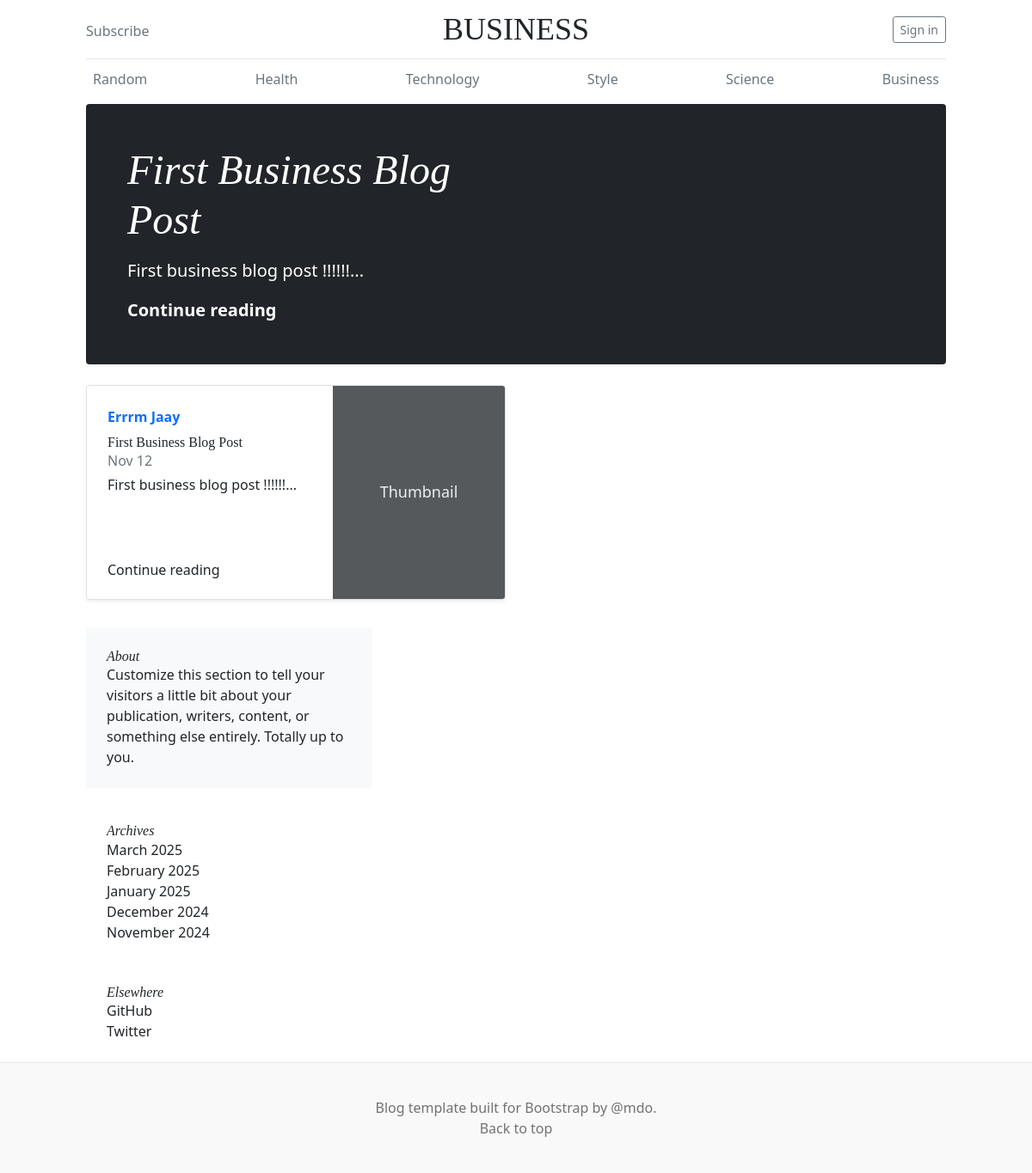
Screenshot of /business with the database file from the repository.
### blog_app/models.py (models this page shows, shortened)
class Post(models.Model):
	id = models.UUIDField(primary_key=True, default=uuid.uuid4, editable=False)
	title = models.CharField(max_length=200)
	slug = models.SlugField(max_length=200, unique=True)
	author = models.ForeignKey(User, on_delete=models.CASCADE)
	content = models.TextField()
	created_at = models.DateTimeField(auto_now_add=True)
	updated_at = models.DateTimeField(auto_now=True)
	likes = models.IntegerField(default=0)
	bookmarks = models.IntegerField(default=0)
	categories = models.ForeignKey(Category, on_delete=models.CASCADE)
	is_published = models.BooleanField(default=True)
	def short_content(self):
		words = self.content.split()[:5]
		return ' '.join(words) + '...' if len(words) == 5 else ' '.join(words)

### blog_app/views.py (the view)
# urls.py: path('business', views.business, name="business"),
def business(request):
	business_blog = Post.objects.filter(categories=business_category).all().order_by('-created_at')
	most_liked_post = Post.objects.filter(categories=business_category).all().order_by('-likes').first()
	context = {
		'business_blog':business_blog,
		'most_liked_post':most_liked_post
	}
	return render(request, 'pages/business.html', context)

### blog_app/templates/pages/business.html
{% extends 'base.html' %}
{% block title %}
BUSINESS
{% endblock %}
{% block top_blog %}
<h1 class="display-4 fst-italic">{{ most_liked_post.title }}</h1>
      <p class="lead my-3">{{ most_liked_post.short_content }}</p>
      <p class="lead mb-0"><a href="#" class="text-white fw-bold">Continue reading</a></p>
{% endblock %}
{% block content %}
<div class="row mb-2">
	{% for post in business_blog %}
    <div class="col-md-6">
      <div class="row g-0 border rounded overflow-hidden flex-md-row mb-4 shadow-sm h-md-250 position-relative">
        <div class="col p-4 d-flex flex-column position-static">
          <strong class="d-inline-block mb-2 text-primary">{{post.author.first_name }} {{ post.author.last_name}} </strong>
          <h3 class="mb-0">{{ post.title }}</h3>
          <div class="mb-1 text-muted">Nov 12</div>
          <p class="card-text mb-auto">{{ post.short_content }}</p>
          <a href="{% url 'post_detail' slug=post.slug %}" class="stretched-link">Continue reading</a>
        </div>
        <div class="col-auto d-none d-lg-block">
          <svg class="bd-placeholder-img" width="200" height="250" xmlns="http://www.w3.org/2000/svg" role="img" aria-label="Placeholder: Thumbnail" preserveAspectRatio="xMidYMid slice" focusable="false"><title>Placeholder</title><rect width="100%" height="100%" fill="#55595c"/><text x="50%" y="50%" fill="#eceeef" dy=".3em">Thumbnail</text></svg>
        </div>
      </div>
    </div>
    {% endfor %}
</div>
{% endblock %}

### static/css/blog.css (style rules this page uses)
h1, h2, h3, h4, h5, h6 { font-family: "Playfair Display", Georgia, "Times New Roman", serif; }
.display-4 { font-size: 2.5rem; }
@media (min-width: 768px) { .display-4 { font-size: 3rem; } }
@media (min-width: 768px) { .h-md-250 { height: 250px; } }

### blog_app/templates/base.html (style rules this page uses)
.bd-placeholder-img { font-size: 1.125rem; text-anchor: middle; -webkit-user-select: none; -moz-user-select: none; user-select: none; }

### rows the page displays
Post: title "First Business Blog Post", short_content "First business blog post !!!!!!...", author.first_name "Errrm", author.last_name "Jaay"
